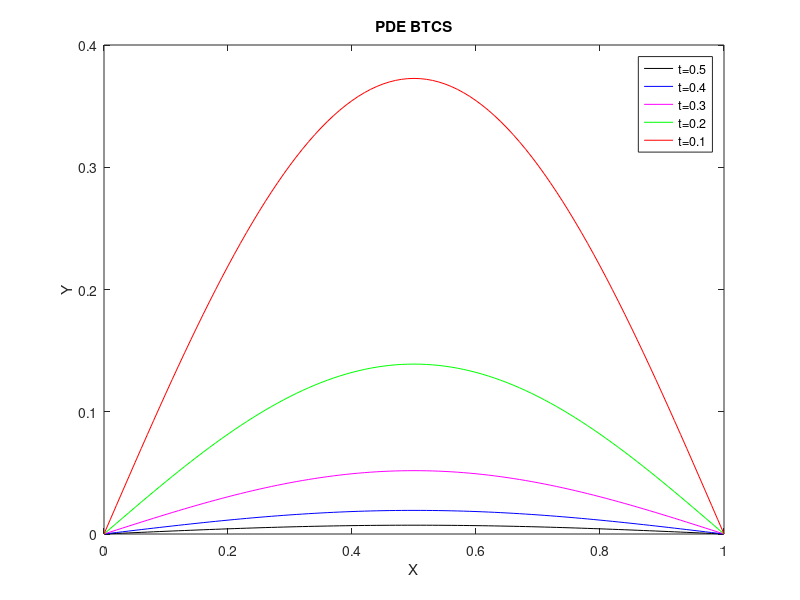

Write the MATLAB code that produced this figure.
a=dlmread('heat_BTCS0.5.dat')
b=dlmread('heat_BTCS0.4.dat')
c=dlmread('heat_BTCS0.3.dat')
d=dlmread('heat_BTCS0.2.dat')
e=dlmread('heat_BTCS0.1.dat')

plot(a(:,1),a(:,2),'k',b(:,1),b(:,2),'b',c(:,1),c(:,2),'m',d(:,1),d(:,2),'green',e(:,1),e(:,2),'red')
xlabel('X')
ylabel('Y')
title('PDE BTCS')
legend('t=0.5','t=0.4','t=0.3','t=0.2','t=0.1')